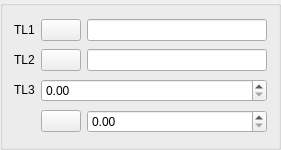
<?xml version="1.0" encoding="UTF-8"?>
<ui version="4.0">
 <class>DlgRef_2Sel2Spin1Push_QTD</class>
 <widget class="QWidget" name="DlgRef_2Sel2Spin1Push_QTD">
  <property name="geometry">
   <rect>
    <x>0</x>
    <y>0</y>
    <width>281</width>
    <height>150</height>
   </rect>
  </property>
  <property name="windowTitle">
   <string/>
  </property>
  <layout class="QGridLayout">
   <property name="margin">
    <number>0</number>
   </property>
   <property name="spacing">
    <number>0</number>
   </property>
   <item row="0" column="0">
    <widget class="QGroupBox" name="GroupBox1">
     <property name="title">
      <string/>
     </property>
     <layout class="QGridLayout" name="gridLayout">
      <item row="0" column="0">
       <widget class="QLabel" name="TextLabel1">
        <property name="sizePolicy">
         <sizepolicy hsizetype="Fixed" vsizetype="Fixed">
          <horstretch>0</horstretch>
          <verstretch>0</verstretch>
         </sizepolicy>
        </property>
        <property name="text">
         <string>TL1</string>
        </property>
        <property name="wordWrap">
         <bool>false</bool>
        </property>
       </widget>
      </item>
      <item row="0" column="1">
       <widget class="QPushButton" name="PushButton1">
        <property name="sizePolicy">
         <sizepolicy hsizetype="Fixed" vsizetype="Fixed">
          <horstretch>0</horstretch>
          <verstretch>0</verstretch>
         </sizepolicy>
        </property>
        <property name="text">
         <string/>
        </property>
       </widget>
      </item>
      <item row="0" column="2">
       <widget class="QLineEdit" name="LineEdit1"/>
      </item>
      <item row="1" column="0">
       <widget class="QLabel" name="TextLabel2">
        <property name="sizePolicy">
         <sizepolicy hsizetype="Fixed" vsizetype="Fixed">
          <horstretch>0</horstretch>
          <verstretch>0</verstretch>
         </sizepolicy>
        </property>
        <property name="text">
         <string>TL2</string>
        </property>
        <property name="wordWrap">
         <bool>false</bool>
        </property>
       </widget>
      </item>
      <item row="1" column="1">
       <widget class="QPushButton" name="PushButton2">
        <property name="sizePolicy">
         <sizepolicy hsizetype="Fixed" vsizetype="Fixed">
          <horstretch>0</horstretch>
          <verstretch>0</verstretch>
         </sizepolicy>
        </property>
        <property name="text">
         <string/>
        </property>
       </widget>
      </item>
      <item row="1" column="2">
       <widget class="QLineEdit" name="LineEdit2"/>
      </item>
      <item row="2" column="0">
       <widget class="QLabel" name="TextLabel3">
        <property name="sizePolicy">
         <sizepolicy hsizetype="Fixed" vsizetype="Fixed">
          <horstretch>0</horstretch>
          <verstretch>0</verstretch>
         </sizepolicy>
        </property>
        <property name="text">
         <string>TL3</string>
        </property>
        <property name="wordWrap">
         <bool>false</bool>
        </property>
       </widget>
      </item>
      <item row="2" column="1" colspan="2">
       <widget class="SalomeApp_DoubleSpinBox" name="SpinBox_DX"/>
      </item>
      <item row="3" column="2">
       <widget class="SalomeApp_DoubleSpinBox" name="SpinBox_DY"/>
      </item>
      <item row="3" column="1">
       <widget class="QPushButton" name="PushButton3">
        <property name="text">
         <string/>
        </property>
        <property name="checkable">
         <bool>true</bool>
        </property>
       </widget>
      </item>
     </layout>
    </widget>
   </item>
  </layout>
 </widget>
 <layoutdefault spacing="6" margin="11"/>
 <pixmapfunction>qPixmapFromMimeSource</pixmapfunction>
 <customwidgets>
  <customwidget>
   <class>SalomeApp_DoubleSpinBox</class>
   <extends>QDoubleSpinBox</extends>
   <header location="global">SalomeApp_DoubleSpinBox.h</header>
  </customwidget>
 </customwidgets>
 <tabstops>
  <tabstop>PushButton1</tabstop>
  <tabstop>LineEdit1</tabstop>
  <tabstop>PushButton2</tabstop>
  <tabstop>LineEdit2</tabstop>
  <tabstop>SpinBox_DX</tabstop>
  <tabstop>SpinBox_DY</tabstop>
 </tabstops>
 <resources/>
 <connections/>
</ui>
